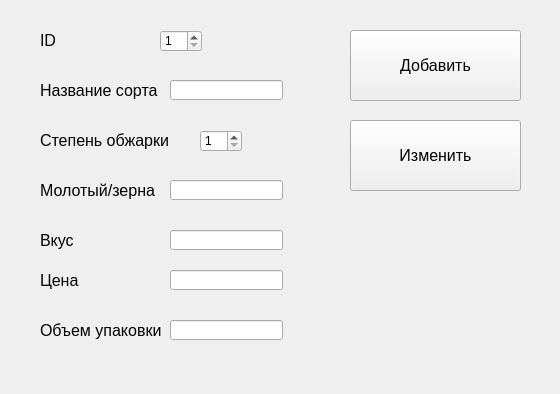
<?xml version="1.0" encoding="UTF-8"?>
<ui version="4.0">
 <class>Form</class>
 <widget class="QWidget" name="Form">
  <property name="geometry">
   <rect>
    <x>0</x>
    <y>0</y>
    <width>560</width>
    <height>394</height>
   </rect>
  </property>
  <property name="windowTitle">
   <string>Form</string>
  </property>
  <widget class="QLabel" name="label">
   <property name="geometry">
    <rect>
     <x>40</x>
     <y>30</y>
     <width>101</width>
     <height>21</height>
    </rect>
   </property>
   <property name="font">
    <font>
     <pointsize>12</pointsize>
    </font>
   </property>
   <property name="text">
    <string>ID </string>
   </property>
  </widget>
  <widget class="QSpinBox" name="spinBox">
   <property name="geometry">
    <rect>
     <x>160</x>
     <y>30</y>
     <width>42</width>
     <height>22</height>
    </rect>
   </property>
   <property name="minimum">
    <number>1</number>
   </property>
  </widget>
  <widget class="QLabel" name="label_2">
   <property name="geometry">
    <rect>
     <x>40</x>
     <y>80</y>
     <width>121</width>
     <height>21</height>
    </rect>
   </property>
   <property name="font">
    <font>
     <pointsize>12</pointsize>
    </font>
   </property>
   <property name="text">
    <string>Название сорта</string>
   </property>
  </widget>
  <widget class="QLineEdit" name="lineEdit">
   <property name="geometry">
    <rect>
     <x>170</x>
     <y>80</y>
     <width>113</width>
     <height>20</height>
    </rect>
   </property>
  </widget>
  <widget class="QLabel" name="label_3">
   <property name="geometry">
    <rect>
     <x>40</x>
     <y>130</y>
     <width>131</width>
     <height>21</height>
    </rect>
   </property>
   <property name="font">
    <font>
     <pointsize>12</pointsize>
    </font>
   </property>
   <property name="text">
    <string>Степень обжарки</string>
   </property>
  </widget>
  <widget class="QSpinBox" name="spinBox_2">
   <property name="geometry">
    <rect>
     <x>200</x>
     <y>130</y>
     <width>42</width>
     <height>22</height>
    </rect>
   </property>
   <property name="minimum">
    <number>1</number>
   </property>
   <property name="maximum">
    <number>5</number>
   </property>
  </widget>
  <widget class="QLabel" name="label_4">
   <property name="geometry">
    <rect>
     <x>40</x>
     <y>180</y>
     <width>131</width>
     <height>21</height>
    </rect>
   </property>
   <property name="font">
    <font>
     <pointsize>12</pointsize>
    </font>
   </property>
   <property name="text">
    <string>Молотый/зерна</string>
   </property>
  </widget>
  <widget class="QLineEdit" name="lineEdit_2">
   <property name="geometry">
    <rect>
     <x>170</x>
     <y>180</y>
     <width>113</width>
     <height>20</height>
    </rect>
   </property>
  </widget>
  <widget class="QLabel" name="label_5">
   <property name="geometry">
    <rect>
     <x>40</x>
     <y>230</y>
     <width>131</width>
     <height>21</height>
    </rect>
   </property>
   <property name="font">
    <font>
     <pointsize>12</pointsize>
    </font>
   </property>
   <property name="text">
    <string>Вкус</string>
   </property>
  </widget>
  <widget class="QLabel" name="label_6">
   <property name="geometry">
    <rect>
     <x>40</x>
     <y>270</y>
     <width>131</width>
     <height>21</height>
    </rect>
   </property>
   <property name="font">
    <font>
     <pointsize>12</pointsize>
    </font>
   </property>
   <property name="text">
    <string>Цена</string>
   </property>
  </widget>
  <widget class="QLabel" name="label_7">
   <property name="geometry">
    <rect>
     <x>40</x>
     <y>320</y>
     <width>131</width>
     <height>21</height>
    </rect>
   </property>
   <property name="font">
    <font>
     <pointsize>12</pointsize>
    </font>
   </property>
   <property name="text">
    <string>Объем упаковки</string>
   </property>
  </widget>
  <widget class="QLineEdit" name="lineEdit_3">
   <property name="geometry">
    <rect>
     <x>170</x>
     <y>230</y>
     <width>113</width>
     <height>20</height>
    </rect>
   </property>
  </widget>
  <widget class="QLineEdit" name="lineEdit_4">
   <property name="geometry">
    <rect>
     <x>170</x>
     <y>270</y>
     <width>113</width>
     <height>20</height>
    </rect>
   </property>
  </widget>
  <widget class="QLineEdit" name="lineEdit_5">
   <property name="geometry">
    <rect>
     <x>170</x>
     <y>320</y>
     <width>113</width>
     <height>20</height>
    </rect>
   </property>
  </widget>
  <widget class="QPushButton" name="pushButton">
   <property name="geometry">
    <rect>
     <x>350</x>
     <y>30</y>
     <width>171</width>
     <height>71</height>
    </rect>
   </property>
   <property name="font">
    <font>
     <pointsize>12</pointsize>
    </font>
   </property>
   <property name="text">
    <string>Добавить</string>
   </property>
  </widget>
  <widget class="QPushButton" name="pushButton_2">
   <property name="geometry">
    <rect>
     <x>350</x>
     <y>120</y>
     <width>171</width>
     <height>71</height>
    </rect>
   </property>
   <property name="font">
    <font>
     <pointsize>12</pointsize>
    </font>
   </property>
   <property name="text">
    <string>Изменить</string>
   </property>
  </widget>
 </widget>
 <resources/>
 <connections/>
</ui>
